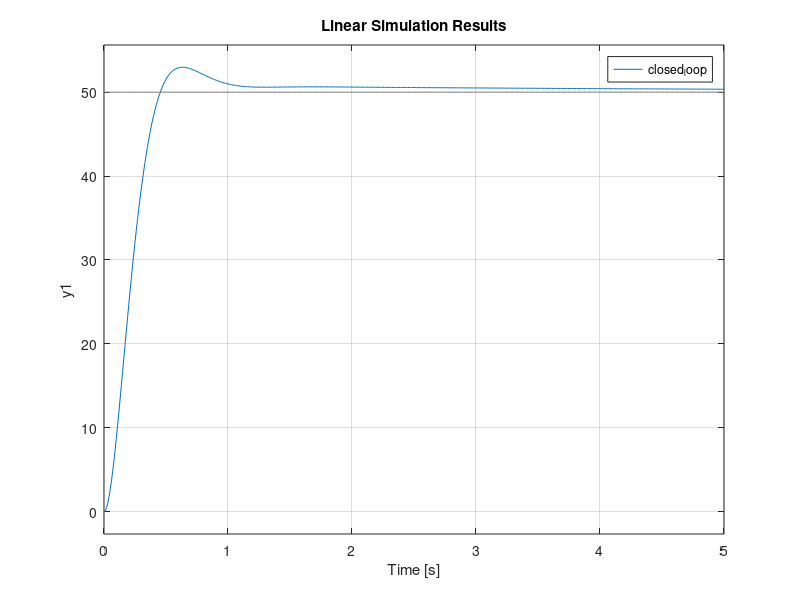

Source code (MATLAB): (Note: this script raises an error after producing the figure.)
clc
clear

%% System to controll

Gp = zpk([], [-0.1 -10], 25);

%% Classical controller

c = 0.18;
K  = 50;
Kp = K/25;
Ki = c*Kp;

Gc = zpk(-c, 0, Kp);

open_loop = Gc*Gp;
closed_loop = feedback(open_loop, 1,-1);

time = (0:0.01:5)';
u = 50*ones(length(time),1);
y = lsim(closed_loop, u, time);
figure;
lsim(closed_loop, u, time);
stepinfo(y,time)

%% Fuzzy Controller

fuzzy_controller = create_fuzzy_pi();
[A,B,C,D] = tf2ss(25, poly([-0.1 -10]));
time = (0:0.01:5)';

% Avariables
ke = 1.2;
k1 = 18;
a = 0.31;
kd = a*ke;

initialvector = [0;0];
y_fuz = numerical_solution(time,initialvector,A,B,C,fuzzy_controller,ke,kd,k1,@input_one);

% Plot
figure;
plot(time, [y y_fuz]);
legend('Classic controller', 'Fuzzy controller');
title('Classic PI vs Fuzzy PI controller');
xlabel('Time');

fprintf('Displaying charachteristics of classic controller: \n');
stepinfo(y, time)

fprintf('Displaying charachteristics of fuzzy controller: \n');
stepinfo(y_fuz, time)

%% Rule stimulation

ruleview(fuzzy_controller);

%% 3D Surface

figure;
gensurf(fuzzy_controller)
title('3D output surface of FZ-PI');

%% Scenarios

time = (0:0.01:20);
r2 = input_two_classic(time);
r3 = input_three_classic(time);

y2 = lsim(closed_loop, r2, time);
y3 = lsim(closed_loop, r3, time);

y_fuz2 = numerical_solution(time,initialvector,A,B,C,fuzzy_controller,ke,kd,k1,@input_two);
y_fuz3 = numerical_solution(time,initialvector,A,B,C,fuzzy_controller,ke,kd,k1,@input_three);


figure;
plot(time, r2(:), 'b',time, y2(:), 'g', time, y_fuz2(:),'r');
legend('Reference signal', 'Classic controller', 'Fuzzy controller');
title('Classic vs Fuzzy controller');

figure;
plot(time, r3(:), 'b',time, y3(:), 'g', time, y_fuz3(:),'r');
legend('Reference signal', 'Classic controller', 'Fuzzy controller');
title('Classic vs Fuzzy controller');

%% Inputs

function r = input_one(t)
    r = 50;
end

function r = input_two_classic(time)
r = zeros(length(time),1);

for  i = 1:length(time)
    t = time(i);
    if t<5
        r(i) = 50;
    elseif t>=5 && t<10
        r(i) = 20;
    else
        r(i) = 40;
    end
end
end

function r = input_two(t)
if t<5
    r = 50;
elseif t>=5 && t<10
    r = 20;
else
    r = 40;
end

end

function r = input_three_classic(time)
r = zeros(length(time),1);

for  i = 1:length(time)
    t = time(i);
    if t<5
        r(i) = 10*t;
    elseif t>=5 && t<10
        r(i) = 50;
    else
        r(i) = -5*(t-10)+50;
    end
end

end

function r = input_three(t)
if t<5
    r = 10*t;
elseif t>=5 && t<10
    r = 50;
else
    r = -5*(t-10)+50;
end

end